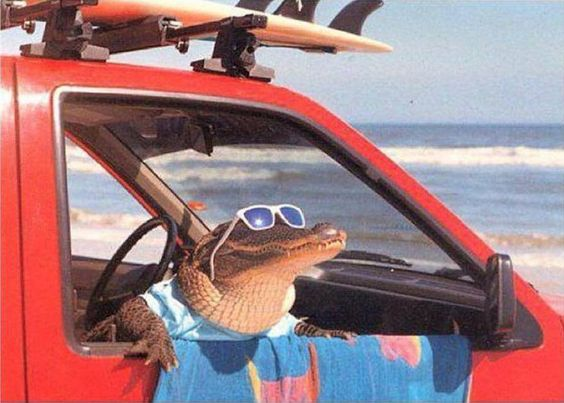
#> input picture Computação-Gráfica/processamento de imagens/teste.jpg, 564 x 403 px
$ python ajusteContraste.py
#> lines starting #> are read from the running program, lines starting #| are printed output that depends on the picture
import cv2

img = cv2.imread('teste.jpg', 0)
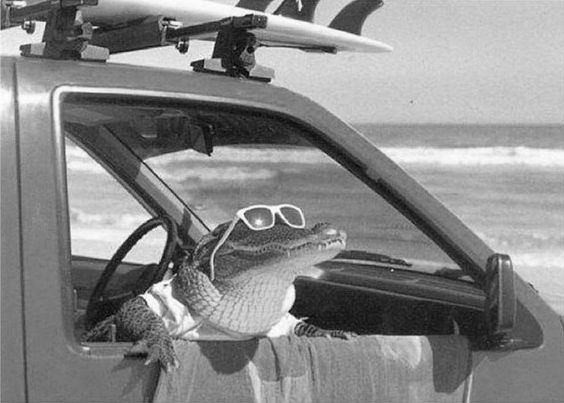
#> img: shape (403, 564); min 1, max 255, mean 135.8
    # Equaliza o histograma
img_eq = cv2.equalizeHist(img)
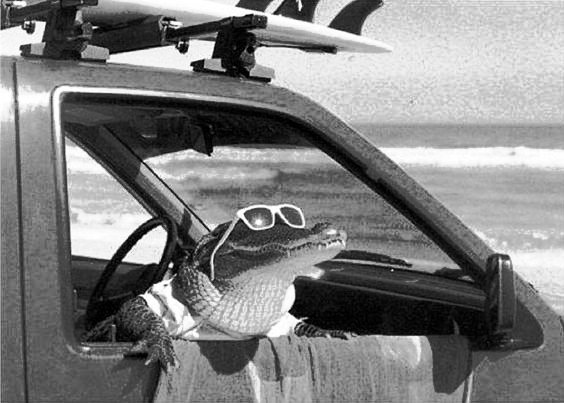
#> img_eq: shape (403, 564); min 0, max 255, mean 128.3
    # Exibe as imagens
cv2.imshow('Imagem Original', img)
cv2.imshow('Imagem com Equalizacao de Histograma', img_eq)
cv2.waitKey(0)
cv2.destroyAllWindows()
